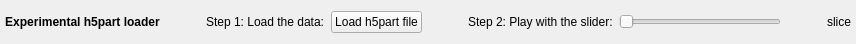
<?xml version="1.0" encoding="UTF-8"?>
<ui version="4.0">
 <class>Form</class>
 <widget class="QWidget" name="Form">
  <property name="geometry">
   <rect>
    <x>0</x>
    <y>0</y>
    <width>856</width>
    <height>44</height>
   </rect>
  </property>
  <property name="windowTitle">
   <string>Form</string>
  </property>
  <layout class="QGridLayout" name="gridLayout">
   <property name="leftMargin">
    <number>5</number>
   </property>
   <property name="topMargin">
    <number>5</number>
   </property>
   <property name="rightMargin">
    <number>5</number>
   </property>
   <property name="bottomMargin">
    <number>5</number>
   </property>
   <item row="2" column="0">
    <layout class="QHBoxLayout" name="horizontalLayout">
     <item>
      <widget class="QLabel" name="label">
       <property name="font">
        <font>
         <weight>75</weight>
         <bold>true</bold>
        </font>
       </property>
       <property name="text">
        <string>Experimental h5part loader</string>
       </property>
       <property name="alignment">
        <set>Qt::AlignCenter</set>
       </property>
      </widget>
     </item>
     <item>
      <spacer name="horizontalSpacer">
       <property name="orientation">
        <enum>Qt::Horizontal</enum>
       </property>
       <property name="sizeType">
        <enum>QSizePolicy::Fixed</enum>
       </property>
       <property name="sizeHint" stdset="0">
        <size>
         <width>40</width>
         <height>20</height>
        </size>
       </property>
      </spacer>
     </item>
     <item>
      <widget class="QLabel" name="label_2">
       <property name="text">
        <string>Step 1: Load the data:</string>
       </property>
      </widget>
     </item>
     <item>
      <widget class="QPushButton" name="button_load">
       <property name="text">
        <string>Load h5part file</string>
       </property>
      </widget>
     </item>
     <item>
      <spacer name="horizontalSpacer_2">
       <property name="orientation">
        <enum>Qt::Horizontal</enum>
       </property>
       <property name="sizeType">
        <enum>QSizePolicy::Fixed</enum>
       </property>
       <property name="sizeHint" stdset="0">
        <size>
         <width>40</width>
         <height>20</height>
        </size>
       </property>
      </spacer>
     </item>
     <item>
      <widget class="QLabel" name="label_3">
       <property name="text">
        <string>Step 2: Play with the slider:</string>
       </property>
      </widget>
     </item>
     <item>
      <widget class="QSlider" name="value_step">
       <property name="orientation">
        <enum>Qt::Horizontal</enum>
       </property>
      </widget>
     </item>
     <item>
      <spacer name="horizontalSpacer_3">
       <property name="orientation">
        <enum>Qt::Horizontal</enum>
       </property>
       <property name="sizeType">
        <enum>QSizePolicy::Fixed</enum>
       </property>
       <property name="sizeHint" stdset="0">
        <size>
         <width>40</width>
         <height>20</height>
        </size>
       </property>
      </spacer>
     </item>
     <item>
      <widget class="QLabel" name="text_step">
       <property name="text">
        <string>slice</string>
       </property>
      </widget>
     </item>
    </layout>
   </item>
  </layout>
 </widget>
 <resources/>
 <connections/>
</ui>
